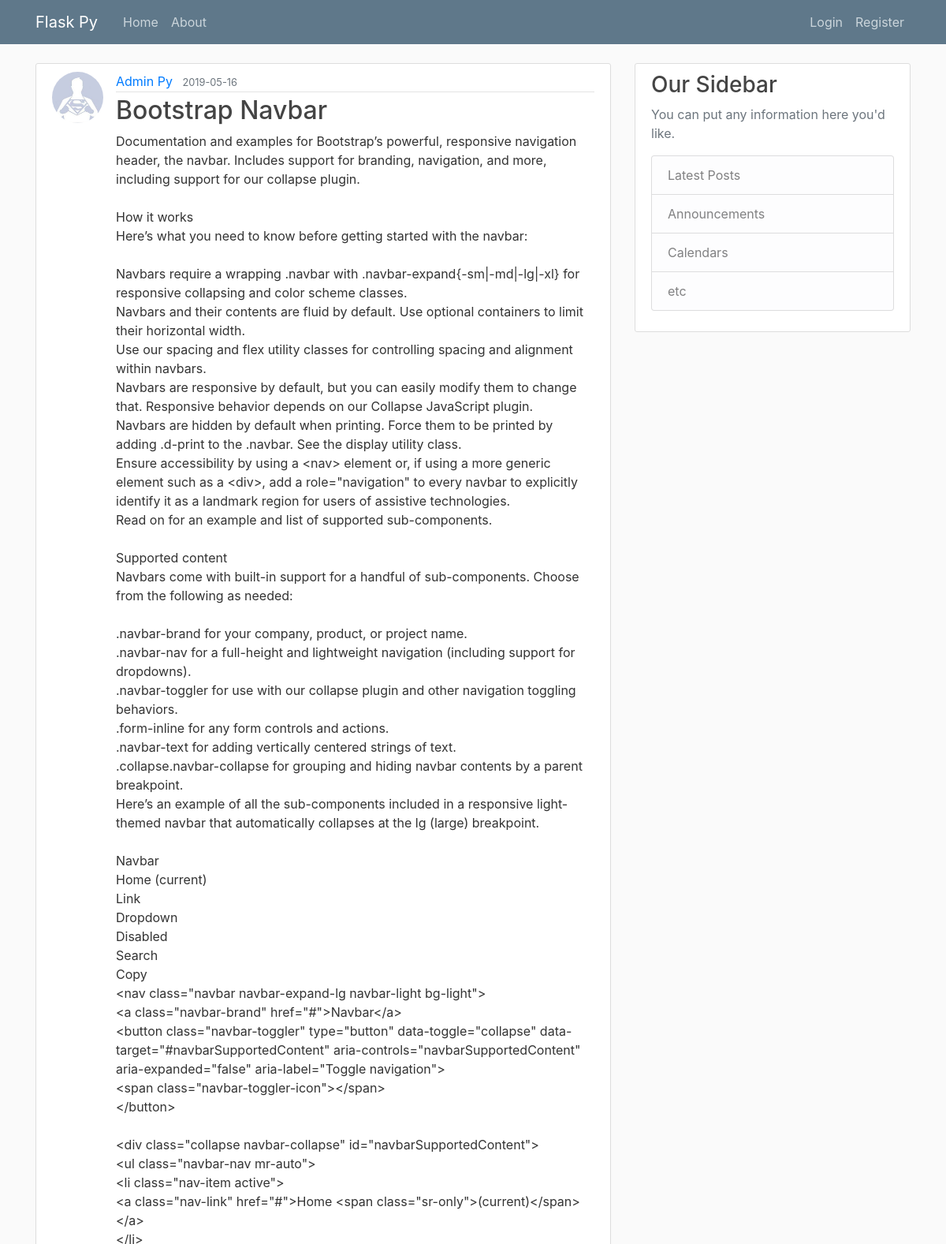
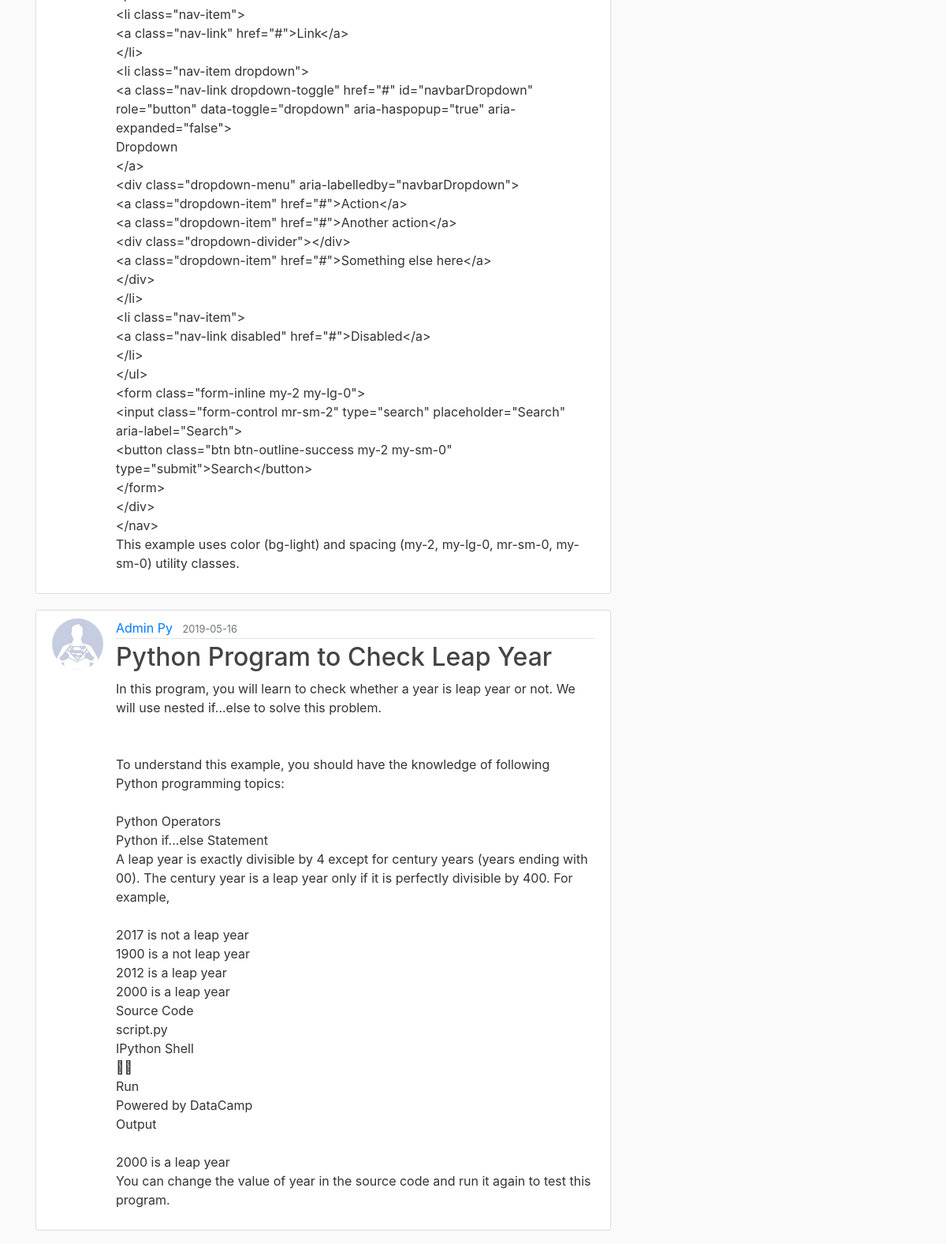
The page /home (upper part) on the database its author committed (2 pictures, top to bottom).
### flaskblog/models.py (models this page shows, shortened)
class Post(db.Model):
    id = db.Column(db.Integer, primary_key=True)
    title = db.Column(db.String(100), nullable=False)
    date_posted = db.Column(db.DateTime, nullable=False, default=datetime.utcnow)
    content = db.Column(db.Text, nullable=False)
    user_id = db.Column(db.Integer, db.ForeignKey('user.id'), nullable=False)

class User(db.Model, UserMixin):
    id = db.Column(db.Integer, primary_key=True)
    username = db.Column(db.String(20), unique=True, nullable=False)
    email = db.Column(db.String(120), unique=True, nullable=False)
    image_file = db.Column(db.String(20), nullable=False, default='default.jpg')
    password = db.Column(db.String(60), nullable=False)
    posts = db.relationship('Post', backref='author', lazy=True)

### flaskblog/main/routes.py (the view)
@main.route("/")
@main.route("/home")
def home():
    page = request.args.get('page', 1, type=int)
    posts = Post.query.order_by(Post.date_posted.desc()).paginate(page=page, per_page=5)
    return render_template('home.html', posts=posts)

### flaskblog/templates/home.html (shortened to what this page needs)
{% extends "layout.html" %}
{% block content %}
    {% for post in posts.items %}
        <article class="media content-section">
          <img class="rounded-circle article-img" src="{{ url_for('static', filename='profile_pics/' + post.author.image_file) }}">
          <div class="media-body">
            <div class="article-metadata">
              <a class="mr-2" href="{{ url_for('users.user_posts', username=post.author.username) }}">{{ post.author.username }}</a>
              <small class="text-muted">{{ post.date_posted.strftime('%Y-%m-%d') }}</small>
            </div>
            <h2><a class="article-title" href="{{ url_for('posts.post', post_id=post.id) }}">{{ post.title }}</a></h2>
            <p class="article-content">{{ post.content }}</p>
          </div>
        </article>
    {% endfor %}
{% endblock content %}

### flaskblog/templates/layout.html (shortened to what this page needs)
<!DOCTYPE html>
<html>
<head>
    <link rel="stylesheet" href="https://maxcdn.bootstrapcdn.com/bootstrap/4.0.0/css/bootstrap.min.css">
    <link rel="stylesheet" type="text/css" href="{{ url_for('static', filename='main.css') }}">
    <link type="text/css" rel="stylesheet" href="{{ url_for('static', filename='error_style.css') }}">
</head>
<body>
    <header class="site-header">
      <nav class="navbar navbar-expand-md navbar-dark bg-steel fixed-top">
        <div class="container">
          <a class="navbar-brand mr-4" href="/">Flask Py</a>
          <div class="collapse navbar-collapse" id="navbarToggle">
            <div class="navbar-nav mr-auto">
              <a class="nav-item nav-link" href="{{ url_for('main.home') }}">Home</a>
              <a class="nav-item nav-link" href="{{ url_for('main.about') }}">About</a>
            </div>
            <div class="navbar-nav">
              {% if current_user.is_authenticated %}
                <a class="nav-item nav-link" href="{{ url_for('posts.new_post') }}">New Post</a>
                <a class="nav-item nav-link" href="{{ url_for('users.account') }}">Account</a>
                <a class="nav-item nav-link" href="{{ url_for('users.logout') }}">Logout</a>
              {% else %}
                <a class="nav-item nav-link" href="{{ url_for('users.login') }}">Login</a>
                <a class="nav-item nav-link" href="{{ url_for('users.register') }}">Register</a>
              {% endif %}
            </div>
          </div>
        </div>
      </nav>
    </header>
    <main role="main" class="container">
      <div class="row">
        <div class="col-md-8">
          {% block content %}{% endblock %}
        </div>
        <div class="col-md-4">
          <div class="content-section">
            <h3>Our Sidebar</h3>
            <p class='text-muted'>You can put any information here you'd like.
              <ul class="list-group">
                <li class="list-group-item list-group-item-light">Latest Posts</li>
                <li class="list-group-item list-group-item-light">Announcements</li>
                <li class="list-group-item list-group-item-light">Calendars</li>
                <li class="list-group-item list-group-item-light">etc</li>
              </ul>
            </p>
          </div>
        </div>
      </div>
    </main>
</body>
</html>

### flaskblog/static/main.css (style rules this page uses)
body { background: #fafafa; color: #333333; margin-top: 5rem; }
h1, h2, h3, h4, h5, h6 { color: #444444; }
.bg-steel { background-color: #5f788a; }
.site-header .navbar-nav .nav-link { color: #cbd5db; }
.content-section { background: #ffffff; padding: 10px 20px; border: 1px solid #dddddd; border-radius: 3px; margin-bottom: 20px; }
.article-title { color: #444444; }
.article-content { white-space: pre-line; }
.article-img { height: 65px; width: 65px; margin-right: 16px; }
.article-metadata { padding-bottom: 1px; margin-bottom: 4px; border-bottom: 1px solid #e3e3e3 }

### flaskblog/static/error_style.css (style rules this page uses)
* { -webkit-box-sizing: border-box; box-sizing: border-box; }

### rows shown on the page
Post: image_file (placeholder picture), author.username "Admin Py", date_posted "2019-05-16", title "Bootstrap Navbar", content "Documentation and examples for Bootstrap’s powerful, responsive navigation header, the navbar. Includes support for branding, navigation, and more, including support for our collapse plugin. How it works Here’s what you need to know before getting started with the navbar: Navbars require a wrapping .navbar with .navbar-expand{-sm|-md|-lg|-xl} for responsive collapsing and color scheme classes. Navbars and their contents are fluid by default. Use optional containers to limit their horizontal width. Use our spacing and flex utility classes for controlling spacing and alignment within navbars. Navbars are responsive by default, but you can easily modify them to change that. Responsive behavior…"
Post: image_file (placeholder picture), author.username "Admin Py", date_posted "2019-05-16", title "Python Program to Check Leap Year", content "In this program, you will learn to check whether a year is leap year or not. We will use nested if...else to solve this problem. To understand this example, you should have the knowledge of following Python programming topics: Python Operators Python if...else Statement A leap year is exactly divisible by 4 except for century years (years ending with 00). The century year is a leap year only if it is perfectly divisible by 400. For example, 2017 is not a leap year 1900 is a not leap year 2012 is a leap year 2000 is a leap year Source Code script.py IPython Shell \u0001\u0001 Run Powered by DataCamp Output 2000 is a leap year You can change the value of year in the source code and run it again to test…"
